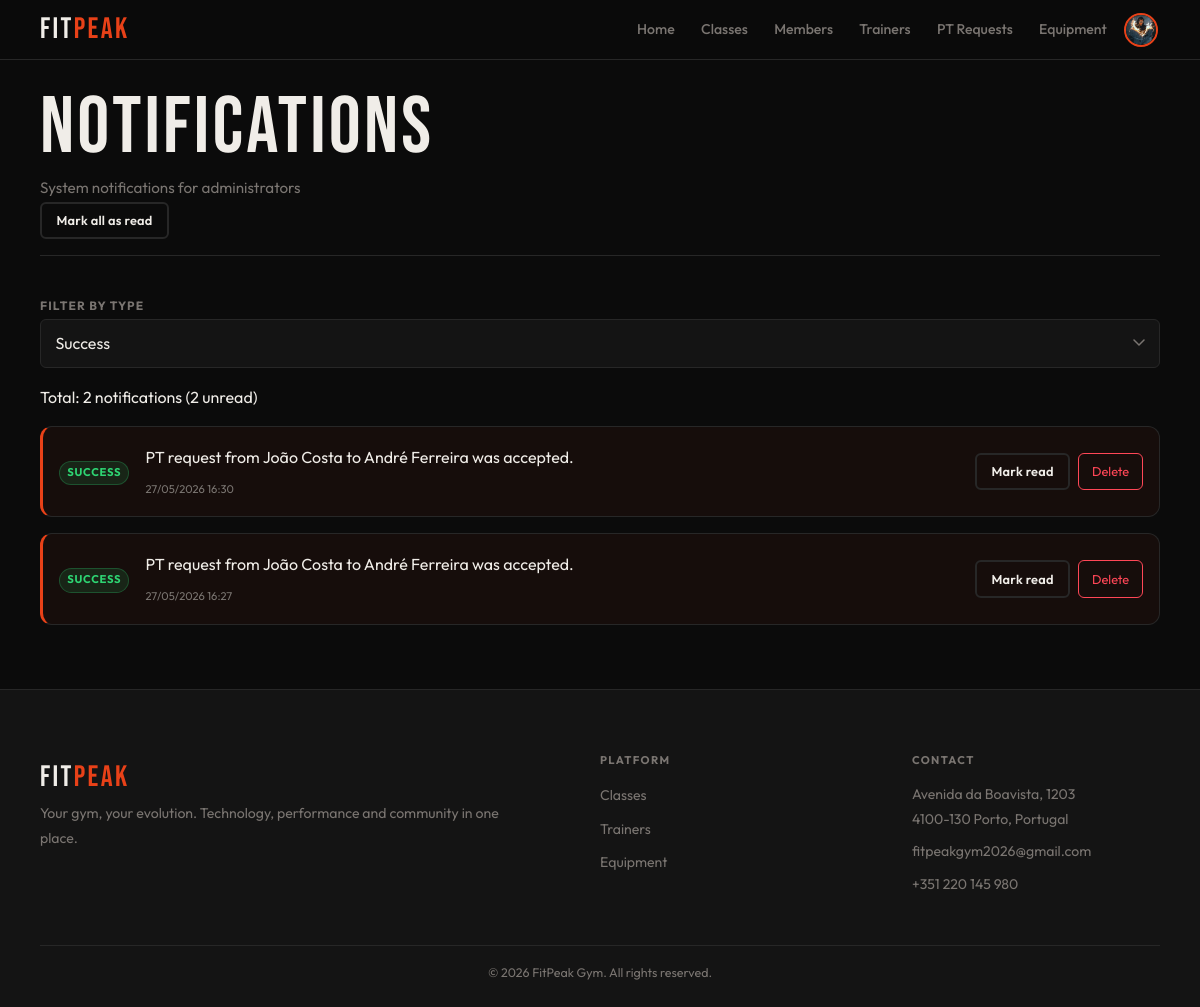
The page /admin/notifications.php?filter=success (signed in) on the database as committed earlier.
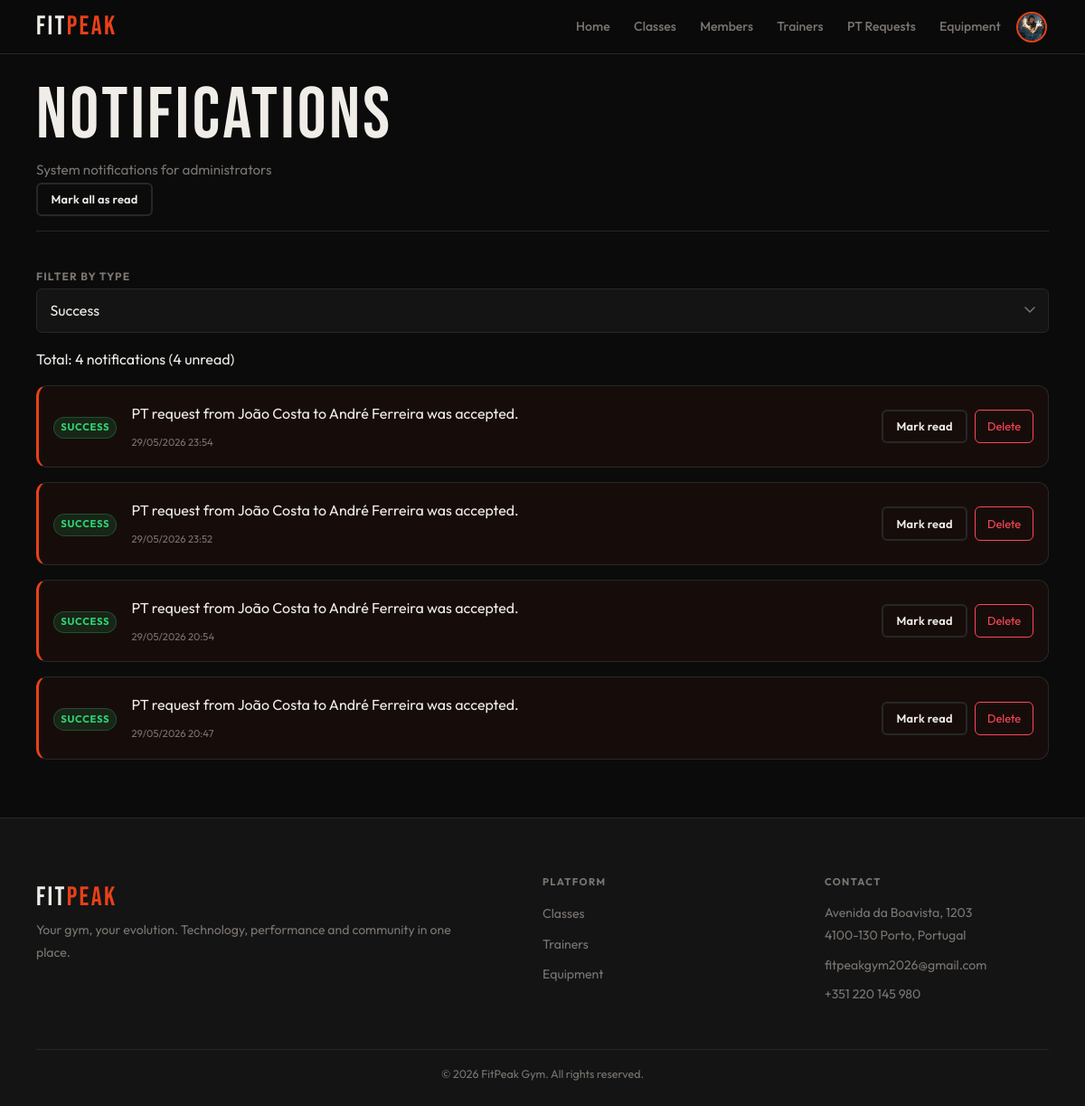
The same page on the database as committed later.
### tables this page shows
CREATE TABLE notifications (
    id INTEGER PRIMARY KEY AUTOINCREMENT,

    user_id INTEGER DEFAULT NULL,

    target_role TEXT DEFAULT NULL,

    scope TEXT NOT NULL DEFAULT 'personal',

    title TEXT,

    message TEXT NOT NULL,

    notification_type_id INTEGER NOT NULL,

    created_at DATETIME DEFAULT CURRENT_TIMESTAMP,

    FOREIGN KEY (user_id)
        REFERENCES users(id)
        ON DELETE CASCADE,

    FOREIGN KEY (notification_type_id)
        REFERENCES notification_types(id)
);

### db/notifications.php (called while the page is built, shortened)
<?php
function getCurrentNotificationUserId(): ?int
{
    return isset($_SESSION['user_id']) ? (int) $_SESSION['user_id'] : null;
}
function getCurrentNotificationRole(): ?string
{
    return $_SESSION['active_role'] ?? $_SESSION['role'] ?? null;
}
function getNotifications(PDO $pdo, ...$args): array
{
    $userId = getCurrentNotificationUserId();
    $role = getCurrentNotificationRole();
    $limit = 100;
    $offset = 0;
    $typeFilter = 'all';
    $excludePersonal = false;
    if (
        count($args) >= 2 &&
        is_numeric($args[0]) &&
        is_string($args[1]) &&
        in_array($args[1], ['admin', 'member', 'trainer', 'all'], true)
    ) {
        $userId = (int) $args[0];
        $role = $args[1];
        $limit = isset($args[2]) ? (int) $args[2] : 100;
        $offset = isset($args[3]) ? (int) $args[3] : 0;
        $typeFilter = $args[4] ?? 'all';
    } else {
        $limit = isset($args[0]) ? (int) $args[0] : 100;
        $offset = isset($args[1]) ? (int) $args[1] : 0;
        $typeFilter = $args[2] ?? 'all';
        $excludePersonal = (bool)($args[3] ?? false);
    }
    $sql = "
        SELECT
            n.*,
            COALESCE(nt.label, 'Info') AS type_label,
            COALESCE(nt.css_class, 'info') AS css_class,
            COALESCE(nt.icon, 'bell') AS icon,
            CASE
                WHEN nr.id IS NOT NULL THEN 1
                ELSE 0
            END AS is_read
        FROM notifications n
        LEFT JOIN notification_types nt
            ON nt.id = n.notification_type_id
        LEFT JOIN notification_reads nr
            ON nr.notification_id = n.id
            AND nr.user_id = ?
        WHERE
            (
                n.user_id = ?
                OR n.target_role = ?
                OR n.target_role = 'all'
            )
    ";
    $params = [
        $userId,
        $userId,
        $role
    ];
    if ($typeFilter !== 'all') {
        $sql .= " AND nt.name = ? ";
        $params[] = $typeFilter;
    }
    $sql .= "
        ORDER BY n.created_at DESC
        LIMIT ?
        OFFSET ?
    ";
    $params[] = $limit;
    $params[] = $offset;
    $stmt = $pdo->prepare($sql);
    $stmt->execute($params);
    $rows = $stmt->fetchAll(PDO::FETCH_ASSOC);
    return $rows;
}
function getTotalCountForUser(PDO $pdo, int $userId, string $role, string $typeFilter = 'all'): int
{
    $sql = "
        SELECT COUNT(DISTINCT n.id)
        FROM notifications n
        LEFT JOIN notification_types nt
            ON nt.id = n.notification_type_id
        WHERE
            (
                n.user_id = ?
                OR n.target_role = ?
                OR n.target_role = 'all'
            )
    ";
    $params = [
        $userId,
        $role
    ];
    if ($typeFilter !== 'all') {
        $sql .= " AND nt.name = ? ";
        $params[] = $typeFilter;
    }
    $stmt = $pdo->prepare($sql);
    $stmt->execute($params);
    return (int) $stmt->fetchColumn();
}
function getUnreadCount(PDO $pdo, int $userId, string $role, string $typeFilter = 'all'): int
{
    $sql = "
        SELECT COUNT(DISTINCT n.id)
        FROM notifications n
        LEFT JOIN notification_reads nr
            ON nr.notification_id = n.id
            AND nr.user_id = ?
        LEFT JOIN notification_types nt
            ON nt.id = n.notification_type_id
        WHERE
            nr.id IS NULL
            AND (
                n.user_id = ?
                OR n.target_role = ?
                OR n.target_role = 'all'
            )
    ";
    $params = [
        $userId,
        $userId,
        $role
    ];
    if ($typeFilter !== 'all') {
        $sql .= " AND nt.name = ? ";
        $params[] = $typeFilter;
    }
    $stmt = $pdo->prepare($sql);
    $stmt->execute($params);
    return (int) $stmt->fetchColumn();
}

### template/notifications.php (the view, shortened to what the changed rows need)
<?php
function output_notifications_list($notifications) {
    ?>
    <div class="notifications-list">
        <?php foreach ($notifications as $notif): ?>
            <div class="notification-item <?= $notif['is_read'] ? 'read' : 'unread' ?>" data-id="<?= $notif['id'] ?>">
                <div class="notification-icon">
                    <span class="badge badge-<?= htmlspecialchars($notif['css_class']) ?>">
                        <?= htmlspecialchars($notif['type_label']) ?>
                    </span>
                </div>
                <div class="notification-content">
                    <p><?= htmlspecialchars($notif['message']) ?></p>
                    <small class="notification-date"><?= date('d/m/Y H:i', strtotime($notif['created_at'])) ?></small>
                </div>
                <div class="notification-actions">
                    <?php if (!$notif['is_read']): ?>
                        <button class="mark-read-btn secondary-button btn-sm" data-id="<?= $notif['id'] ?>">Mark read</button>
                    <?php endif; ?>
                    <button class="delete-notif-btn danger-button btn-sm" data-id="<?= $notif['id'] ?>">Delete</button>
                </div>
            </div>
        <?php endforeach; ?>
    </div>
    <?php
}
    ?>

### admin/notifications.php (shortened to what the changed rows need)
<?php
require_once '../includes/header.php';
require_once '../includes/footer.php';
require_once '../db/notifications.php';
require_once '../template/notifications.php';
$pdo = getDatabaseConnection();
$filter = $_GET['filter'] ?? 'all';
$userId = (int)($_SESSION['user_id'] ?? 0);
$role = $_SESSION['active_role'] ?? $_SESSION['role'] ?? 'admin';
$notifications = getNotifications(
    $pdo,
    $userId,
    $role,
    100,
    0,
    $filter
);
$userId = (int) $_SESSION['user_id'];
$role = $_SESSION['active_role'] ?? $_SESSION['role'] ?? 'admin';
$totalCount = getTotalCountForUser($pdo, $userId, $role, $filter);
$unreadCount = getUnreadCount($pdo, $userId, $role, $filter);
?>
<link rel="stylesheet" href="../css/pages/form.css">
<main class="main">
    <div class="container">
        <header class="page-header">
            <div class="page-header-row">
                <div>
                    <h1>Notifications</h1>
                </div>
            </div>
        </header>
        <div class="results-bar" id = "summary-bar">
            <p class="results-count">
                Total: <?= (int)$totalCount ?> notifications (<?= (int)$unreadCount ?> unread)
            </p>
        </div>
        <?php output_notifications_list($notifications); ?>
    </div>
</main>

Rows that differ between the two databases and show on the page:
no longer on this page (row edited): notifications: type_label "SUCCESS", message "PT request from João Costa to André Ferreira was accepted.", created_at "27/05/2026 16:30"
added notifications: type_label "SUCCESS", message "PT request from João Costa to André Ferreira was accepted.", created_at "29/05/2026 23:54"
added notifications: type_label "SUCCESS", message "PT request from João Costa to André Ferreira was accepted.", created_at "29/05/2026 23:52"
now on this page (row edited): notifications: type_label "SUCCESS", message "PT request from João Costa to André Ferreira was accepted.", created_at "29/05/2026 20:54"
changed notifications (number 4 of 4 on the later page): created_at "27/05/2026 16:27" → "29/05/2026 20:47"
Other text that changed with them:
$totalCount: "2" → "4"
$unreadCount: "2" → "4"
